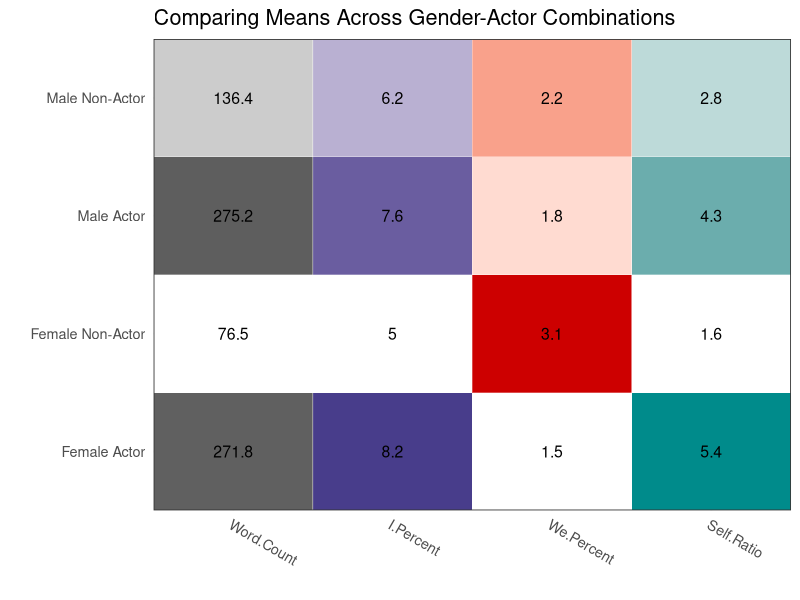

Write the R code that produced this figure.
#create heattable by gender actor
library("ggplot2")
library("plyr")
library("reshape2")
library("scales")

oscar<-read.csv(file="genderactor.csv")
oscar<-rename(oscar, c("GenderActor"="Gender.Actor", "words4"="Word.Count", "Ipercent"="I.Percent", "Wepercent"="We.Percent", "self"="Self.Ratio"))
oscar$Name <- with(oscar, reorder(Gender.Actor, Gender.Actor))

oscar.m <- melt(oscar)
oscar.s <- ddply(oscar.m, .(variable), transform,
	rescale = rescale(value))
	
oscar.s$Category <- oscar.s$variable
levels(oscar.s$Category) <- 
  list("Count" = c("Word.Count"),
       "Pct1" = c("I.Percent"),
       "Pct2" = c("We.Percent"),
       "Ratio" = c("Self.Ratio"))

oscar.s$rescaleoffset <- oscar.s$rescale + 100*(as.numeric(oscar.s$Category)-1)
scalerange <- range(oscar.s$rescale)
gradientends <- scalerange + rep(c(0,100,200,300), each=2)
colorends <- c("white", "grey37", "white", "darkslateblue", "white", "red3", "white", "darkcyan")


a<-ggplot(oscar.s, aes(variable, Name, label = round(oscar.s$value, 1))) + 
  geom_tile(aes(fill = rescaleoffset), colour = "white") +
  geom_text(, size=4, color="black") +
  scale_fill_gradientn(colours = colorends, values = rescale(gradientends)) + 
  scale_x_discrete("", expand = c(0, 0)) + 
  scale_y_discrete("", expand = c(0, 0)) + 
  theme_bw(base_size = 13) + 
  theme(legend.position = "none",
        axis.ticks = element_blank(), 
        axis.text.x = element_text(angle = 330, hjust = 0))
       
a+ggtitle("Comparing Means Across Gender-Actor Combinations")
